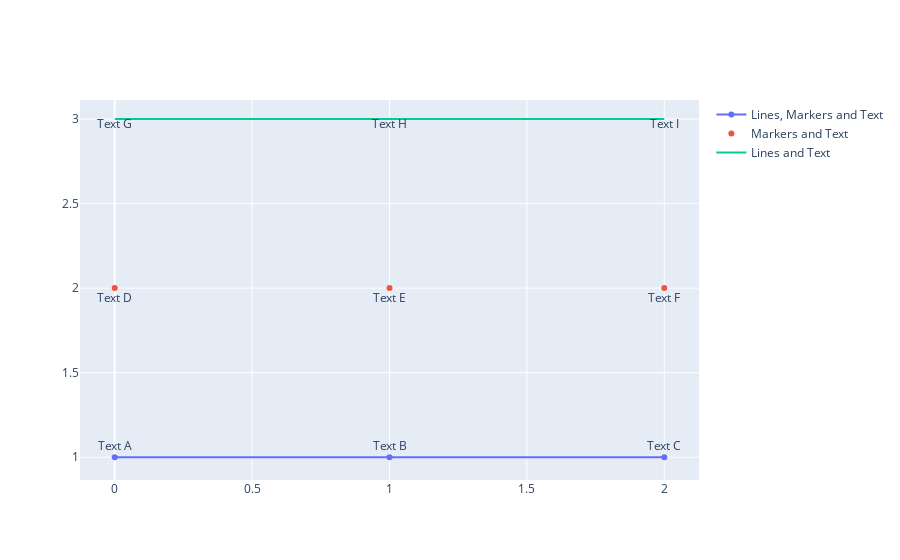

Here is the notebook cell this chart was saved with:
### Markdown cell above
<h3 id="Adding-Text-to-Data-in-Line-and-Scatter-Plots">Adding Text to Data in Line and Scatter Plots<a class="anchor-link" href="#Adding-Text-to-Data-in-Line-and-Scatter-Plots">¶</a></h3>

### Code cell
import plotly.graph_objects as go

fig = go.Figure()

fig.add_trace(go.Scatter(
    x=[0, 1, 2],
    y=[1, 1, 1],
    mode="lines+markers+text",
    name="Lines, Markers and Text",
    text=["Text A", "Text B", "Text C"],
    textposition="top center"
))

fig.add_trace(go.Scatter(
    x=[0, 1, 2],
    y=[2, 2, 2],
    mode="markers+text",
    name="Markers and Text",
    text=["Text D", "Text E", "Text F"],
    textposition="bottom center"
))

fig.add_trace(go.Scatter(
    x=[0, 1, 2],
    y=[3, 3, 3],
    mode="lines+text",
    name="Lines and Text",
    text=["Text G", "Text H", "Text I"],
    textposition="bottom center"
))

fig.show()

### Figure 1 — Plotly figure (JSON) as saved in the notebook; plotly's stock layout.template omitted (floating-point values rounded to 4 significant figures)
{"data": [{"mode": "lines+markers+text", "name": "Lines, Markers and Text", "text": ["Text A", "Text B", "Text C"], "textposition": "top center", "type": "scatter", "x": [0, 1, 2], "y": [1, 1, 1]}, {"mode": "markers+text", "name": "Markers and Text", "text": ["Text D", "Text E", "Text F"], "textposition": "bottom center", "type": "scatter", "x": [0, 1, 2], "y": [2, 2, 2]}, {"mode": "lines+text", "name": "Lines and Text", "text": ["Text G", "Text H", "Text I"], "textposition": "bottom center", "type": "scatter", "x": [0, 1, 2], "y": [3, 3, 3]}], "layout": {}}
